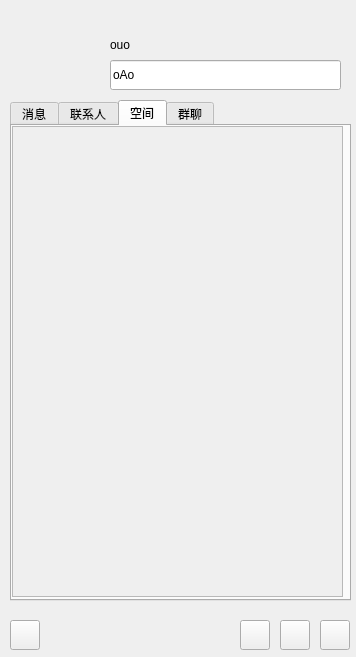
<?xml version="1.0" encoding="UTF-8"?>
<ui version="4.0">
 <class>FriendList</class>
 <widget class="QDialog" name="FriendList">
  <property name="geometry">
   <rect>
    <x>0</x>
    <y>0</y>
    <width>356</width>
    <height>657</height>
   </rect>
  </property>
  <property name="windowTitle">
   <string>Dialog</string>
  </property>
  <widget class="QTabWidget" name="tw_page">
   <property name="geometry">
    <rect>
     <x>10</x>
     <y>100</y>
     <width>341</width>
     <height>501</height>
    </rect>
   </property>
   <property name="currentIndex">
    <number>2</number>
   </property>
   <widget class="QWidget" name="page_message">
    <attribute name="title">
     <string>消息</string>
    </attribute>
    <widget class="QScrollArea" name="scrollArea">
     <property name="geometry">
      <rect>
       <x>0</x>
       <y>0</y>
       <width>330</width>
       <height>471</height>
      </rect>
     </property>
     <property name="widgetResizable">
      <bool>true</bool>
     </property>
     <widget class="QWidget" name="scrollAreaWidgetContents">
      <property name="geometry">
       <rect>
        <x>0</x>
        <y>0</y>
        <width>328</width>
        <height>469</height>
       </rect>
      </property>
      <layout class="QVBoxLayout" name="verticalLayout">
       <item>
        <widget class="QWidget" name="wdg_list_message" native="true"/>
       </item>
       <item>
        <spacer name="verticalSpacer">
         <property name="orientation">
          <enum>Qt::Vertical</enum>
         </property>
         <property name="sizeHint" stdset="0">
          <size>
           <width>20</width>
           <height>427</height>
          </size>
         </property>
        </spacer>
       </item>
      </layout>
     </widget>
    </widget>
   </widget>
   <widget class="QWidget" name="page_friend">
    <attribute name="title">
     <string>联系人</string>
    </attribute>
    <widget class="QScrollArea" name="scrollArea_2">
     <property name="geometry">
      <rect>
       <x>0</x>
       <y>0</y>
       <width>331</width>
       <height>471</height>
      </rect>
     </property>
     <property name="widgetResizable">
      <bool>true</bool>
     </property>
     <widget class="QWidget" name="scrollAreaWidgetContents_2">
      <property name="geometry">
       <rect>
        <x>0</x>
        <y>0</y>
        <width>329</width>
        <height>469</height>
       </rect>
      </property>
      <layout class="QVBoxLayout" name="verticalLayout_2">
       <item>
        <widget class="QWidget" name="wdg_list_friend" native="true"/>
       </item>
       <item>
        <spacer name="verticalSpacer_2">
         <property name="orientation">
          <enum>Qt::Vertical</enum>
         </property>
         <property name="sizeHint" stdset="0">
          <size>
           <width>20</width>
           <height>427</height>
          </size>
         </property>
        </spacer>
       </item>
      </layout>
     </widget>
    </widget>
   </widget>
   <widget class="QWidget" name="page_space">
    <attribute name="title">
     <string>空间</string>
    </attribute>
    <widget class="QScrollArea" name="scrollArea_3">
     <property name="geometry">
      <rect>
       <x>0</x>
       <y>0</y>
       <width>331</width>
       <height>471</height>
      </rect>
     </property>
     <property name="widgetResizable">
      <bool>true</bool>
     </property>
     <widget class="QWidget" name="scrollAreaWidgetContents_3">
      <property name="geometry">
       <rect>
        <x>0</x>
        <y>0</y>
        <width>329</width>
        <height>469</height>
       </rect>
      </property>
      <layout class="QVBoxLayout" name="verticalLayout_3">
       <item>
        <widget class="QWidget" name="wdg_list_space" native="true"/>
       </item>
       <item>
        <spacer name="verticalSpacer_3">
         <property name="orientation">
          <enum>Qt::Vertical</enum>
         </property>
         <property name="sizeHint" stdset="0">
          <size>
           <width>20</width>
           <height>427</height>
          </size>
         </property>
        </spacer>
       </item>
      </layout>
     </widget>
    </widget>
   </widget>
   <widget class="QWidget" name="page_group">
    <attribute name="title">
     <string>群聊</string>
    </attribute>
    <widget class="QScrollArea" name="scrollArea_10">
     <property name="geometry">
      <rect>
       <x>0</x>
       <y>0</y>
       <width>331</width>
       <height>471</height>
      </rect>
     </property>
     <property name="widgetResizable">
      <bool>true</bool>
     </property>
     <widget class="QWidget" name="scrollAreaWidgetContents_10">
      <property name="geometry">
       <rect>
        <x>0</x>
        <y>0</y>
        <width>329</width>
        <height>469</height>
       </rect>
      </property>
      <layout class="QVBoxLayout" name="verticalLayout_10">
       <item>
        <widget class="QWidget" name="wdg_list_group" native="true"/>
       </item>
       <item>
        <spacer name="verticalSpacer_10">
         <property name="orientation">
          <enum>Qt::Vertical</enum>
         </property>
         <property name="sizeHint" stdset="0">
          <size>
           <width>20</width>
           <height>427</height>
          </size>
         </property>
        </spacer>
       </item>
      </layout>
     </widget>
    </widget>
   </widget>
  </widget>
  <widget class="QPushButton" name="pb_icon">
   <property name="geometry">
    <rect>
     <x>20</x>
     <y>20</y>
     <width>60</width>
     <height>60</height>
    </rect>
   </property>
   <property name="text">
    <string/>
   </property>
   <property name="icon">
    <iconset resource="resource.qrc">
     <normaloff>:/tx/21.png</normaloff>:/tx/21.png</iconset>
   </property>
   <property name="iconSize">
    <size>
     <width>60</width>
     <height>60</height>
    </size>
   </property>
   <property name="flat">
    <bool>true</bool>
   </property>
  </widget>
  <widget class="QPushButton" name="pb_menu">
   <property name="geometry">
    <rect>
     <x>10</x>
     <y>620</y>
     <width>30</width>
     <height>30</height>
    </rect>
   </property>
   <property name="text">
    <string/>
   </property>
  </widget>
  <widget class="QPushButton" name="pb_tool1">
   <property name="geometry">
    <rect>
     <x>240</x>
     <y>620</y>
     <width>30</width>
     <height>30</height>
    </rect>
   </property>
   <property name="text">
    <string/>
   </property>
  </widget>
  <widget class="QPushButton" name="pb_tool2">
   <property name="geometry">
    <rect>
     <x>280</x>
     <y>620</y>
     <width>30</width>
     <height>30</height>
    </rect>
   </property>
   <property name="text">
    <string/>
   </property>
  </widget>
  <widget class="QPushButton" name="pb_tool3">
   <property name="geometry">
    <rect>
     <x>320</x>
     <y>620</y>
     <width>30</width>
     <height>30</height>
    </rect>
   </property>
   <property name="text">
    <string/>
   </property>
  </widget>
  <widget class="QLabel" name="lb_name">
   <property name="geometry">
    <rect>
     <x>110</x>
     <y>30</y>
     <width>171</width>
     <height>30</height>
    </rect>
   </property>
   <property name="text">
    <string>ouo</string>
   </property>
  </widget>
  <widget class="QLineEdit" name="le_feeling">
   <property name="geometry">
    <rect>
     <x>110</x>
     <y>60</y>
     <width>231</width>
     <height>30</height>
    </rect>
   </property>
   <property name="text">
    <string>oAo</string>
   </property>
  </widget>
 </widget>
 <resources>
  <include location="resource.qrc"/>
 </resources>
 <connections/>
</ui>
